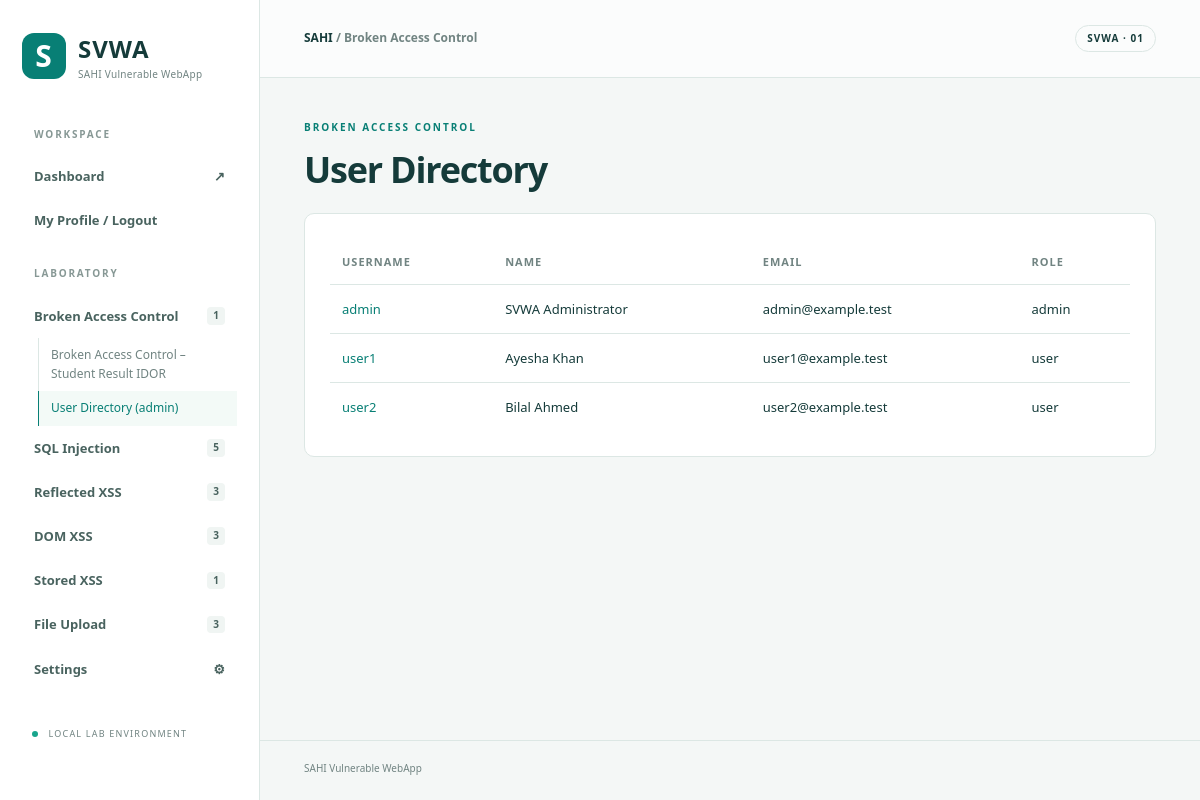
The page /admin/users.php (signed in) on the database its author committed.
### tables this page shows
CREATE TABLE IF NOT EXISTS accounts (
 id INT UNSIGNED AUTO_INCREMENT PRIMARY KEY,
 username VARCHAR(60) NOT NULL UNIQUE,
 name VARCHAR(100) NOT NULL,
 email VARCHAR(254) NOT NULL UNIQUE,
 password_hash VARCHAR(255) NOT NULL,
 role ENUM('user','admin') NOT NULL DEFAULT 'user',
 session_version INT NOT NULL DEFAULT 1
);

### src/includes/auth.php (called while the page is built, shortened)
<?php
require_once __DIR__.'/app.php';
function account_db(): PDO {
    static $db;
    return $db ??= new PDO('mysql:host='.(getenv('DB_HOST') ?: 'db').';dbname='.(getenv('ACCOUNT_DB_NAME') ?: 'svwa_accounts').';charset=utf8mb4', getenv('ACCOUNT_DB_USER') ?: 'svwa_accounts', getenv('ACCOUNT_DB_PASSWORD') ?: 'svwa_accounts_local', [PDO::ATTR_ERRMODE=>PDO::ERRMODE_EXCEPTION, PDO::ATTR_EMULATE_PREPARES=>false]);
}

### src/includes/app.php (called while the page is built, shortened)
<?php
function h($value): string { return htmlspecialchars((string)$value, ENT_QUOTES, 'UTF-8'); }
function start_page(string $title, string $category='Overview'): void {
    require __DIR__.'/header.php';
}
function end_page(): void { require __DIR__.'/footer.php'; }

### src/admin/users.php (the view, shortened to what this page needs)
<?php
require __DIR__.'/../includes/auth.php';
echo '<div class="panel table-wrap"><table><thead><tr><th>Username</th><th>Name</th><th>Email</th><th>Role</th></tr></thead><tbody>';
foreach (account_db()->query('SELECT id,username,name,email,role FROM accounts ORDER BY id') as $a) {
    echo '<tr><td><a href="/profile.php?id='.(int)$a['id'].'">'.h($a['username']).'</a></td><td>'.h($a['name']).'</td><td>'.h($a['email']).'</td><td>'.h($a['role']).'</td></tr>';
}
echo '</tbody></table></div>'; end_page();

### src/assets/style.css (style rules this page uses)
:root { --teal:#087f75;--ink:#153b3a;--muted:#718482;--border:#dce7e4;--canvas:#f4f7f6 }
* { box-sizing:border-box }
body { margin:0;background:var(--canvas);color:var(--ink);font:15px/1.55 'Segoe UI',Arial,sans-serif }
a { color:var(--teal);text-decoration:none }
.panel { background:#fff;border:1px solid var(--border);border-radius:10px;padding:25px;margin:22px 0;overflow-wrap:anywhere }
table { border-collapse:collapse;width:100%;font-size:13px;text-align:left }
th { color:var(--muted);font-size:11px;text-transform:uppercase;letter-spacing:1px }
td,th { padding:14px 12px;border-bottom:1px solid var(--border) }
tr:last-child td { border:0 }
.table-wrap { overflow:auto }

### rows shown on the page
accounts: username "admin", name "SVWA Administrator", email "admin@example.test", role "admin"
accounts: username "user1", name "Ayesha Khan", email "user1@example.test", role "user"
accounts: username "user2", name "Bilal Ahmed", email "user2@example.test", role "user"

### other values the page prints
$group "Broken Access Control"
count($labs) "1"
$name "Broken Access Control – Student Result IDOR"
$group "SQL Injection"
count($labs) "5"
$group "Reflected XSS"
count($labs) "3"
$group "DOM XSS"
$group "Stored XSS"
$group "File Upload"
$category "Broken Access Control"
$category "BROKEN ACCESS CONTROL"
$title "User Directory"
